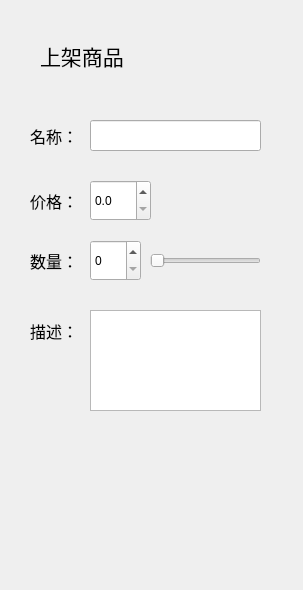
<?xml version="1.0" encoding="UTF-8"?>
<ui version="4.0">
 <class>on_self_dialog</class>
 <widget class="QDialog" name="on_self_dialog">
  <property name="geometry">
   <rect>
    <x>0</x>
    <y>0</y>
    <width>303</width>
    <height>590</height>
   </rect>
  </property>
  <property name="windowTitle">
   <string>Dialog</string>
  </property>
  <widget class="QLabel" name="label">
   <property name="geometry">
    <rect>
     <x>40</x>
     <y>30</y>
     <width>141</width>
     <height>51</height>
    </rect>
   </property>
   <property name="font">
    <font>
     <pointsize>16</pointsize>
    </font>
   </property>
   <property name="text">
    <string>上架商品</string>
   </property>
  </widget>
  <widget class="QLabel" name="label_2">
   <property name="geometry">
    <rect>
     <x>30</x>
     <y>110</y>
     <width>51</width>
     <height>51</height>
    </rect>
   </property>
   <property name="font">
    <font>
     <pointsize>12</pointsize>
    </font>
   </property>
   <property name="text">
    <string>名称：</string>
   </property>
  </widget>
  <widget class="QLabel" name="label_3">
   <property name="geometry">
    <rect>
     <x>30</x>
     <y>180</y>
     <width>51</width>
     <height>41</height>
    </rect>
   </property>
   <property name="font">
    <font>
     <pointsize>12</pointsize>
    </font>
   </property>
   <property name="text">
    <string>价格：</string>
   </property>
  </widget>
  <widget class="QLabel" name="label_4">
   <property name="geometry">
    <rect>
     <x>30</x>
     <y>310</y>
     <width>51</width>
     <height>41</height>
    </rect>
   </property>
   <property name="font">
    <font>
     <pointsize>12</pointsize>
    </font>
   </property>
   <property name="text">
    <string>描述：</string>
   </property>
  </widget>
  <widget class="QLabel" name="label_5">
   <property name="geometry">
    <rect>
     <x>30</x>
     <y>240</y>
     <width>51</width>
     <height>41</height>
    </rect>
   </property>
   <property name="font">
    <font>
     <pointsize>12</pointsize>
    </font>
   </property>
   <property name="text">
    <string>数量：</string>
   </property>
  </widget>
  <widget class="QSpinBox" name="spinBox">
   <property name="geometry">
    <rect>
     <x>90</x>
     <y>240</y>
     <width>51</width>
     <height>41</height>
    </rect>
   </property>
  </widget>
  <widget class="QSlider" name="horizontalSlider">
   <property name="geometry">
    <rect>
     <x>150</x>
     <y>250</y>
     <width>111</width>
     <height>21</height>
    </rect>
   </property>
   <property name="orientation">
    <enum>Qt::Horizontal</enum>
   </property>
  </widget>
  <widget class="QLineEdit" name="name">
   <property name="geometry">
    <rect>
     <x>90</x>
     <y>120</y>
     <width>171</width>
     <height>31</height>
    </rect>
   </property>
   <property name="font">
    <font>
     <pointsize>12</pointsize>
    </font>
   </property>
  </widget>
  <widget class="QTextEdit" name="description">
   <property name="geometry">
    <rect>
     <x>90</x>
     <y>310</y>
     <width>171</width>
     <height>101</height>
    </rect>
   </property>
   <property name="font">
    <font>
     <pointsize>12</pointsize>
    </font>
   </property>
  </widget>
  <widget class="QDoubleSpinBox" name="price">
   <property name="geometry">
    <rect>
     <x>90</x>
     <y>180</y>
     <width>61</width>
     <height>41</height>
    </rect>
   </property>
   <property name="decimals">
    <number>1</number>
   </property>
   <property name="maximum">
    <double>1000000.000000000000000</double>
   </property>
  </widget>
 </widget>
 <tabstops>
  <tabstop>name</tabstop>
  <tabstop>price</tabstop>
  <tabstop>spinBox</tabstop>
  <tabstop>horizontalSlider</tabstop>
  <tabstop>description</tabstop>
 </tabstops>
 <resources/>
 <connections/>
</ui>
